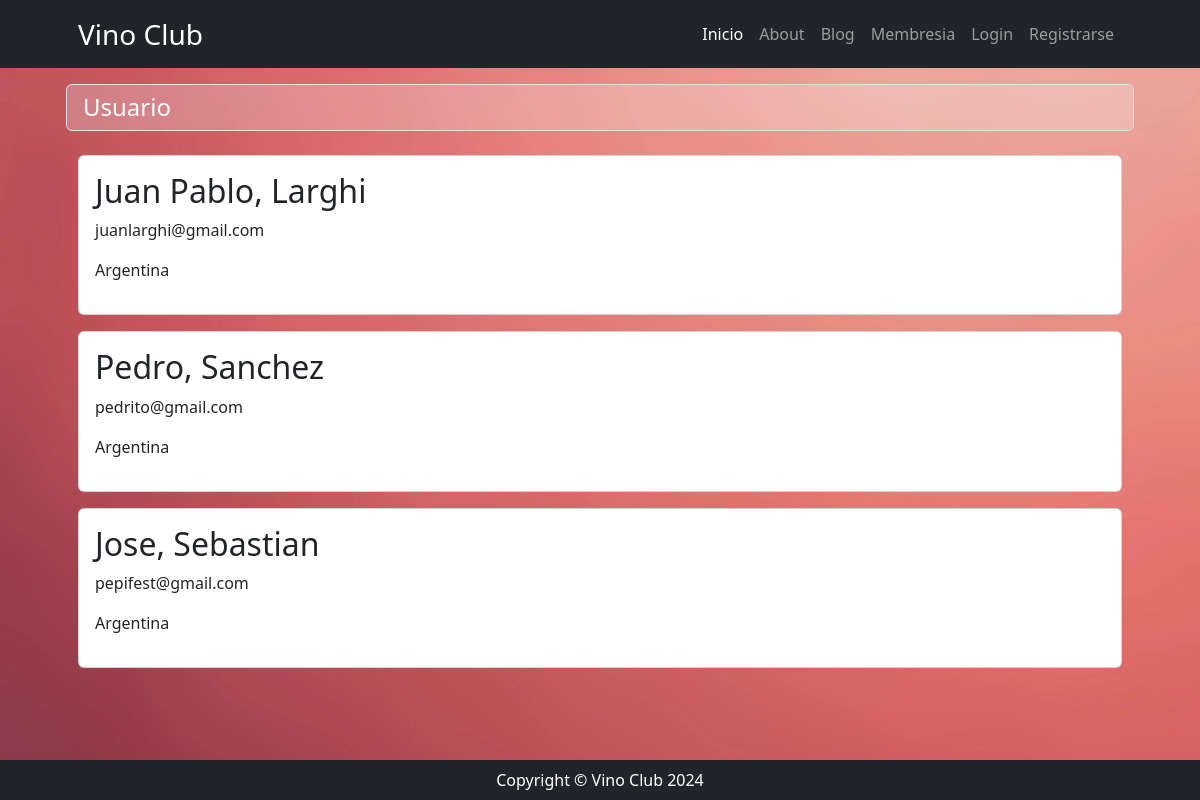
The app's page /usuario/ with its own data.
### usuario/models.py (models this page shows)
class Usuario(models.Model):
    nombre = models.CharField(max_length=45)
    apellido = models.CharField(max_length=45)
    pais_origen_id = models.ForeignKey(Pais, on_delete=models.SET_NULL, blank=True, null=True, verbose_name="país de origen")
    email = models.EmailField(max_length=100)
    password = models.CharField(max_length=200)
    created_at = models.DateField(auto_now_add=True)
    def __str__(self) -> str:
        return f"{self.nombre}, {self.apellido}"

class Pais(models.Model):
    nombre = models.CharField(max_length=45, verbose_name='país')
    def __str__(self):
        return self.nombre
    class Meta:
        verbose_name_plural = 'países'

### usuario/views.py (the view)
# urls.py: path('', views.home, name='home'),
def home(request):
    consulta_usuarios = models.Usuario.objects.all()
    context = {'usuarios': consulta_usuarios}
    return render(request, 'usuario/index.html', context)

### usuario/templates/usuario/index.html
{% extends 'core/base.html' %}
 {% block title %}
    {% include 'core/components/title1.html' with title='Usuario'%}
 {% endblock title %}
 {% block content %}
    {% for usuario in usuarios %}
      <div class="col mb-3">
        <div class="card">
           <div class="card-body">
          <h2>{{usuario}}</h2>
          <p>{{usuario.email}}</p>
          <p>{{usuario.pais_origen_id}}</p>
           </div>
        </div>
      </div>
    {% endfor %}
 {% endblock content %}

### records on screen
Usuario: nombre+apellido "Juan Pablo, Larghi", email "juanlarghi@gmail.com", pais_origen_id "Argentina"
Usuario: nombre+apellido "Pedro, Sanchez", email "pedrito@gmail.com", pais_origen_id "Argentina"
Usuario: nombre+apellido "Jose, Sebastian", email "pepifest@gmail.com", pais_origen_id "Argentina"

### other values on screen
{{ title }} "Usuario"
